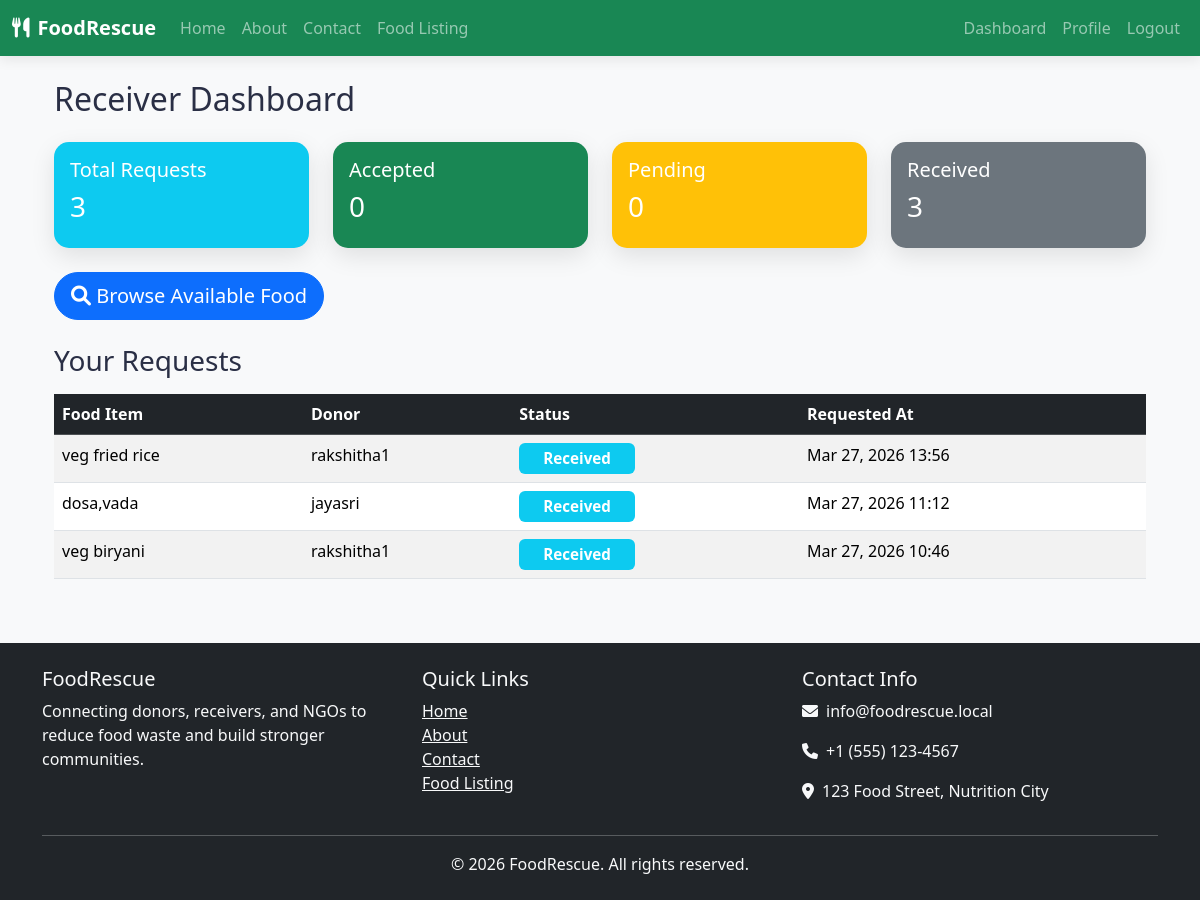
Screenshot of /receiver/dashboard/ (signed in) with the database file from the repository.
### requests_app/models.py (models this page shows, shortened)
class FoodRequest(models.Model):
    STATUS_CHOICES = [
        ('pending', 'Pending'),
        ('accepted', 'Accepted'),
        ('rejected', 'Rejected'),
    ]
    food = models.ForeignKey(Food, on_delete=models.CASCADE, related_name='requests')
    receiver = models.ForeignKey(settings.AUTH_USER_MODEL, on_delete=models.CASCADE, related_name='food_requests')
    message = models.TextField(blank=True)
    status = models.CharField(max_length=20, choices=STATUS_CHOICES, default='pending')
    requested_at = models.DateTimeField(auto_now_add=True)

### food/models.py (models this page shows, shortened)
class Food(models.Model):
    donor = models.ForeignKey(settings.AUTH_USER_MODEL, on_delete=models.CASCADE, related_name='donated_food')
    name = models.CharField(max_length=255)
    description = models.TextField()
    quantity = models.PositiveIntegerField()
    preparation_time = models.DateTimeField()
    expiry_time = models.DateTimeField()
    location = models.CharField(max_length=255)
    image = models.ImageField(upload_to='food_images/', blank=True, null=True)
    created_at = models.DateTimeField(auto_now_add=True)
    is_available = models.BooleanField(default=True)

### accounts/models.py (models this page shows, shortened)
class CustomUser(AbstractUser):
    ROLE_CHOICES = [
        ('donor', 'Donor'),
        ('receiver', 'Receiver'),
        ('ngo', 'NGO'),
    ]
    role = models.CharField(max_length=20, choices=ROLE_CHOICES, default='receiver')
    phone = models.CharField(max_length=15, blank=True)
    address = models.TextField(blank=True)

### food/views.py (the view)
# urls.py: path('receiver/dashboard/', views.receiver_dashboard, name='receiver_dashboard'),
@login_required
def receiver_dashboard(request):
    requests = FoodRequest.objects.filter(receiver=request.user).select_related('food__donor', 'delivery').order_by('-requested_at')
    total_requests = requests.count()
    accepted_requests = requests.filter(status='accepted').count()
    pending_requests = requests.filter(status='pending').count()
    delivered_requests = requests.filter(status='delivered').count()
    return render(request, 'dashboard/receiver_dashboard.html', {
        'requests': requests,
        'total_requests': total_requests,
        'accepted_requests': accepted_requests,
        'pending_requests': pending_requests,
        'delivered_requests': delivered_requests,
    })

### food/templates/dashboard/receiver_dashboard.html (shortened to what this page needs)
{% extends 'base.html' %}
{% block content %}
<div class="container mt-4">
    <h2 class="mb-4">Receiver Dashboard</h2>
    <div class="row mb-4">
        <div class="col-md-3">
            <div class="card text-white bg-info">
                <div class="card-body">
                    <h5 class="card-title">Total Requests</h5>
                    <h3>{{ total_requests }}</h3>
                </div>
            </div>
        </div>
        <div class="col-md-3">
            <div class="card text-white bg-success">
                <div class="card-body">
                    <h5 class="card-title">Accepted</h5>
                    <h3>{{ accepted_requests }}</h3>
                </div>
            </div>
        </div>
        <div class="col-md-3">
            <div class="card text-white bg-warning">
                <div class="card-body">
                    <h5 class="card-title">Pending</h5>
                    <h3>{{ pending_requests }}</h3>
                </div>
            </div>
        </div>
        <div class="col-md-3">
            <div class="card text-white bg-secondary">
                <div class="card-body">
                    <h5 class="card-title">Received</h5>
                    <h3>{{ delivered_requests }}</h3>
                </div>
            </div>
        </div>
    </div>
    <div class="mb-4">
        <a class="btn btn-primary btn-lg" href="{% url 'food_list' %}">
            <i class="fas fa-search"></i> Browse Available Food
        </a>
    </div>
    <h3 class="mb-3">Your Requests</h3>
    {% if requests %}
        <div class="table-responsive">
            <table class="table table-striped table-hover">
                <thead class="table-dark">
                    <tr>
                        <th>Food Item</th>
                        <th>Donor</th>
                        <th>Status</th>
                        <th>Requested At</th>
                    </tr>
                </thead>
                <tbody>
                {% for req in requests %}
                    <tr>
                        <td>{{ req.food.name }}</td>
                        <td>{{ req.food.donor.username }}</td>
                        <td>
                            {% if req.status == 'pending' %}
                                <span class="badge bg-warning">Pending</span>
                            {% elif req.status == 'rejected' %}
                                <span class="badge bg-danger">Rejected</span>
                            {% elif req.status == 'delivered' %}
                                <span class="badge bg-info">Received</span>
                            {% endif %}
                        </td>
                        <td>{{ req.requested_at|date:"M d, Y H:i" }}</td>
                    </tr>
                {% empty %}
                    <tr>
                        <td colspan="4" class="text-center">No requests yet.</td>
                    </tr>
                {% endfor %}
                </tbody>
            </table>
        </div>
    {% else %}
        <div class="alert alert-info text-center">
            <h4>No requests yet.</h4>
            <p>Start by browsing available food and making requests!</p>
            <a href="{% url 'food_list' %}" class="btn btn-primary">Browse Food</a>
        </div>
    {% endif %}
</div>
{% endblock %}

### static/css/site.css (style rules this page uses)
body { background: #f8f9fa; color: #2a2f45; font-family: 'Segoe UI', Tahoma, Geneva, Verdana, sans-serif; }
.card { border: none; border-radius: 15px; box-shadow: 0 8px 25px rgba(0,0,0,.1); transition: transform 0.3s ease; }
.btn { border-radius: 25px; }
.badge { padding: 0.5rem 1.5rem; font-weight: 600; font-size: 0.95rem; }

### rows the page displays
FoodRequest: food.name "veg fried rice", food.donor.username "rakshitha1", status "Received", requested_at "Mar 27, 2026 13:56"
FoodRequest: food.name "dosa,vada", food.donor.username "jayasri", status "Received", requested_at "Mar 27, 2026 11:12"
FoodRequest: food.name "veg biryani", food.donor.username "rakshitha1", status "Received", requested_at "Mar 27, 2026 10:46"

### other values shown
{{ total_requests }} "3"
{{ accepted_requests }} "0"
{{ pending_requests }} "0"
{{ delivered_requests }} "3"
